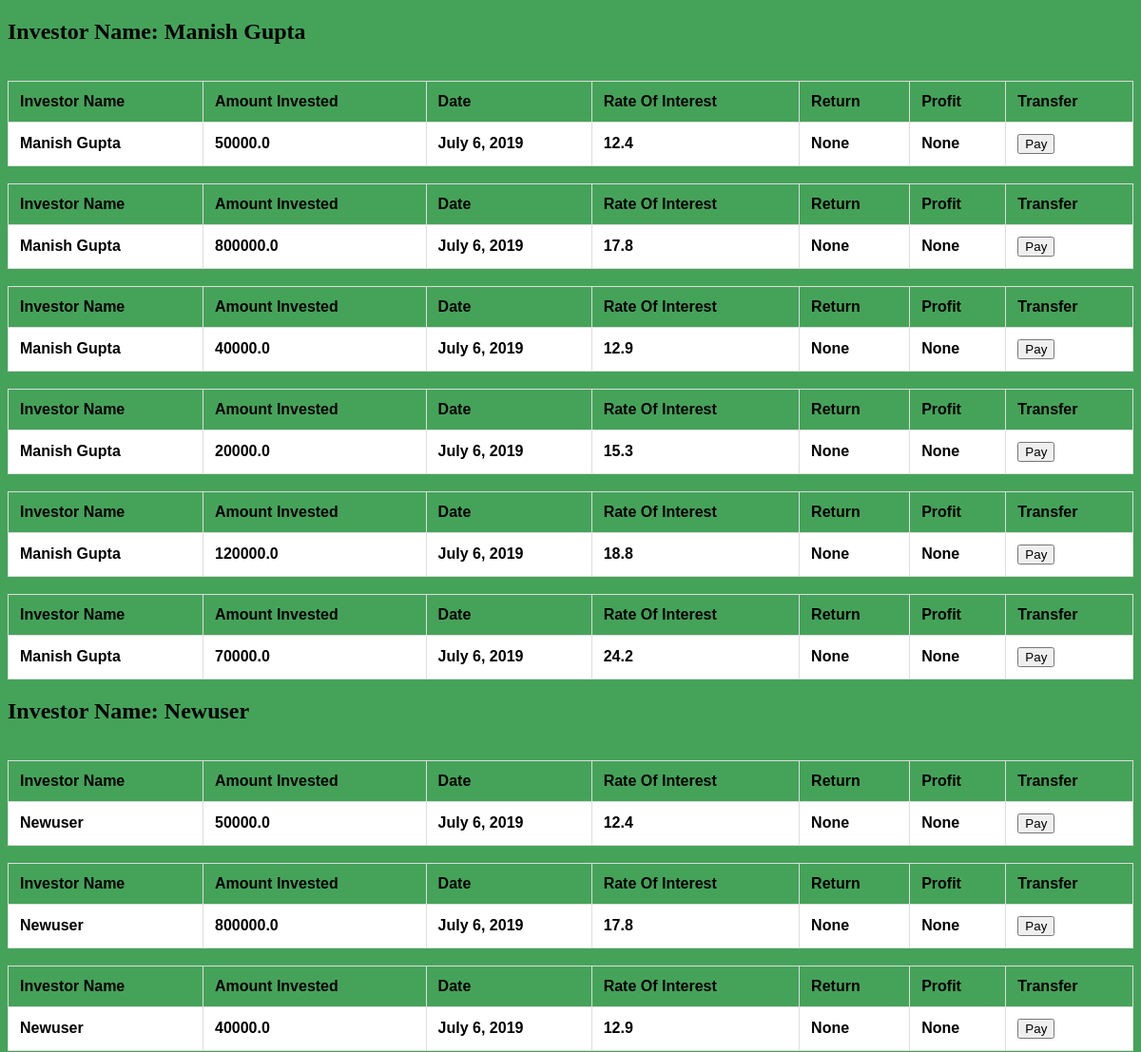
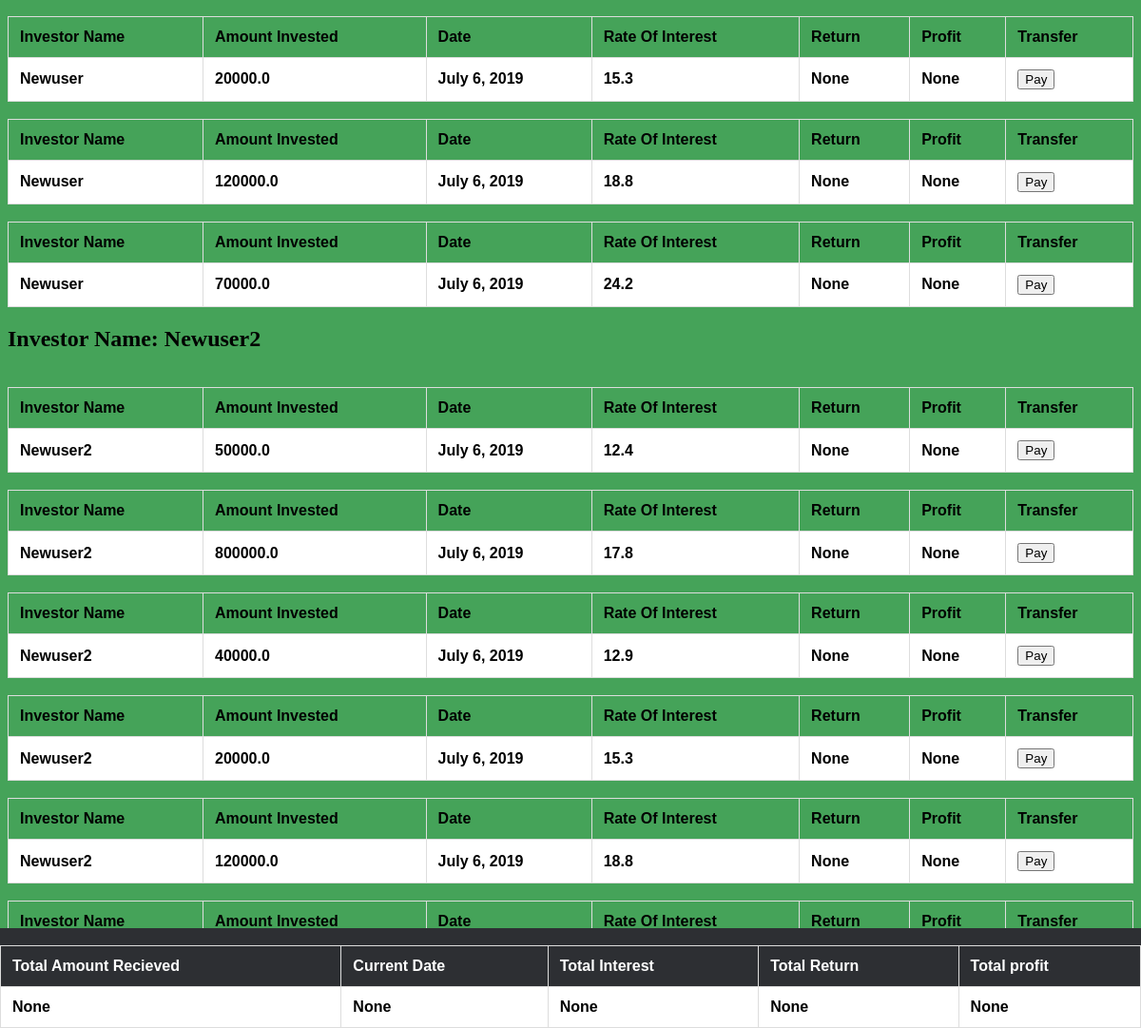
Page /total-record/ on the committed database (2 pictures, top to bottom).
### investors/models.py (models this page shows, shortened)
class Investor(models.Model):
    name = models.CharField(max_length=99)
    user = models.ForeignKey(User, on_delete=models.CASCADE)

class Investment(models.Model):
    amount = models.FloatField(blank=False)
    rate = models.FloatField(blank=False)
    timestamp = models.DateField(default=datetime.now)
    investor = models.ForeignKey(Investor, on_delete=models.CASCADE)

### company/views.py (the view)
# urls.py: path('total-record/', views.TotalRecordView, name='total'),
def TotalRecordView(request):
    total_investment = Investment.objects.all()
    all_investors = Investor.objects.all()
    context = {
        'total_investment':total_investment,
        'all_investors': all_investors
    }
    return render(request, 'company/total.html', context)

### company/templates/company/total.html (shortened to what this page needs)
{% extends 'investors/inventorybase.html' %}
{% block content %}
{% for investors in all_investors %}
       <h2>Investor Name: {{ investors.name }}</h2>
            {% for investment in total_investment %}
            <table>
              <tr>
                <th>Investor Name</th>
                <th>Amount Invested</th>
                <th>Date</th>
                <th>Rate Of Interest</th>
                <th>Return</th>
                <th>Profit</th>
                <th>Transfer</th>
              </tr>
             <tr>
               <th>{{ investors.name }}</th>
               <th>{{ investment.amount }}</th>
               <th>{{ investment.timestamp }}</th>
               <th>{{ investment.rate }}</th>
               <th>None</th>
               <th>None</th>
              <th><button href='#'>Pay</button></th>
             </tr>
             <br>
            </table>
              {% endfor %}
{% endfor %}
{% endblock content %}

### company/static/css/style.css (style rules this page uses)
body { background-color: #45a359; }

### investors/templates/investors/inventorybase.html (style rules this page uses)
table { font-family: arial, sans-serif; border-collapse: collapse; width: 100%; }
td, th { border: 1px solid #dddddd; text-align: left; padding: 12px; }
tr:nth-child(even) { background-color: white; color: black; }

### rows in the picture
Investor: name "Manish Gupta"
Investment: amount "50000.0", timestamp "July 6, 2019", rate "12.4"
Investment: amount "800000.0", timestamp "July 6, 2019", rate "17.8"
Investment: amount "40000.0", timestamp "July 6, 2019", rate "12.9"
Investment: amount "20000.0", timestamp "July 6, 2019", rate "15.3"
Investment: amount "120000.0", timestamp "July 6, 2019", rate "18.8"
Investment: amount "70000.0", timestamp "July 6, 2019", rate "24.2"
Investor: name "Newuser"
Investor: name "Newuser2"
